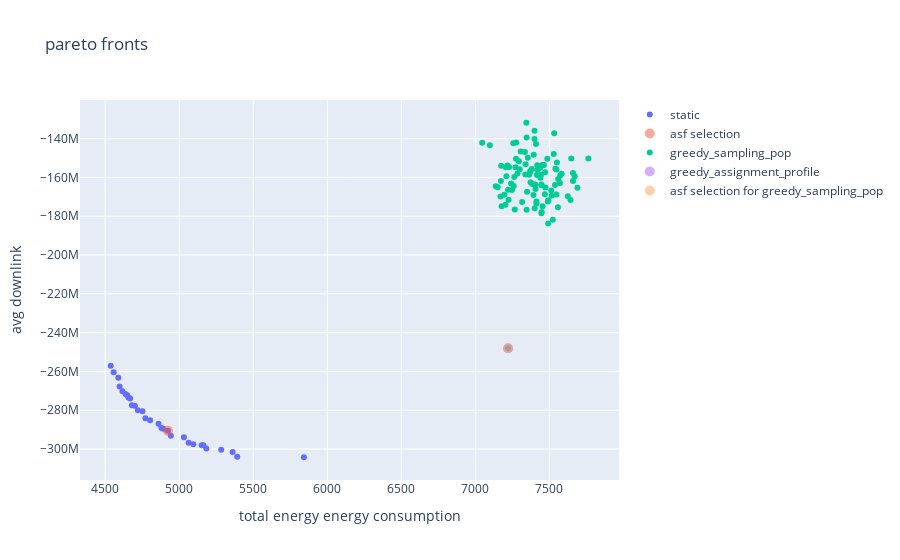
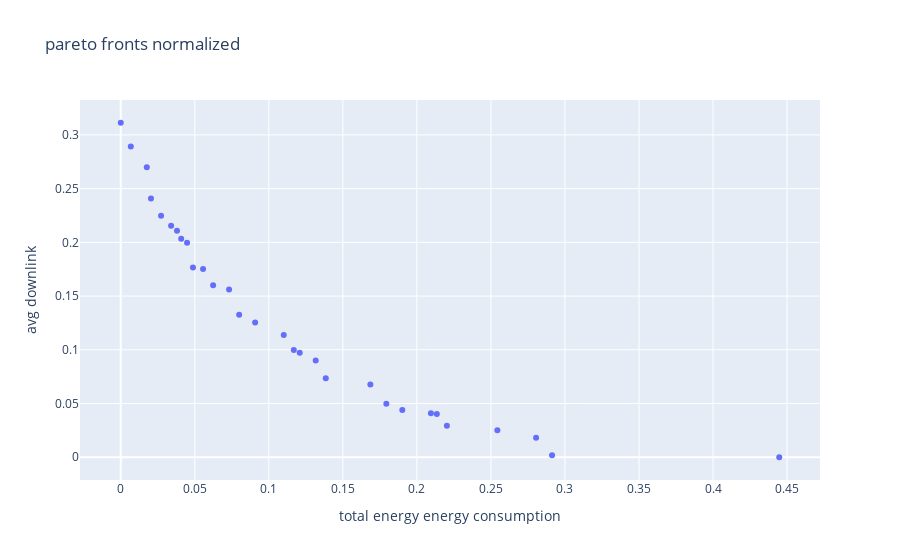
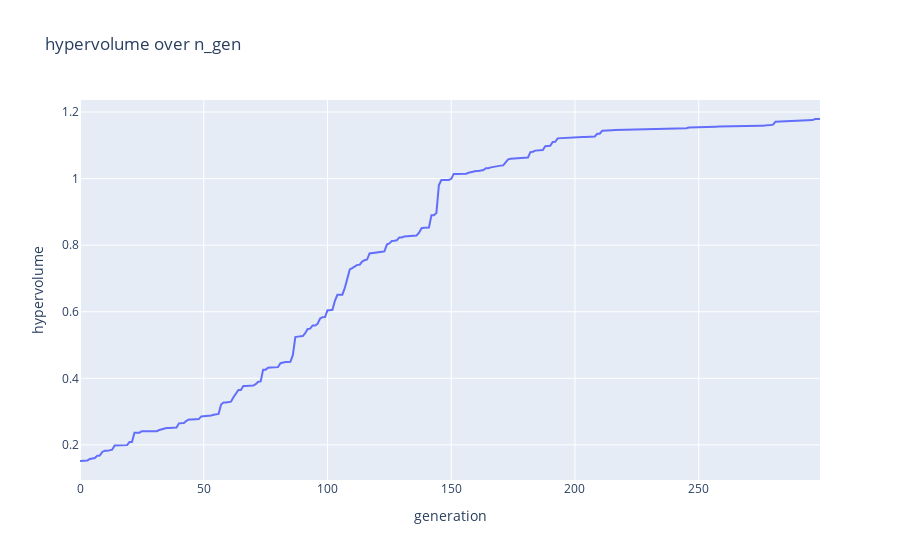

Notebook code for these charts, in order:
### Code cell
fig1 = go.Figure()
fig1.update_layout(
    title=f"pareto fronts",
    xaxis_title="total energy energy consumption",
    yaxis_title="avg downlink")

fig0 = go.Figure()
fig0.update_layout(
    title=f"pareto fronts normalized",
    xaxis_title="total energy energy consumption",
    yaxis_title="avg downlink")

##### add paretofronts of all configs
for index, pareto_front in enumerate(pareto_fronts):

    fig1.add_trace(
        go.Scatter(
            x=np.array(pareto_front)[:,0],
            y=np.array(pareto_front)[:,1],
            mode='markers',
            name=config_names[index],
            )
        )
    
    fig0.add_trace(
        go.Scatter(
            x=np.array(paretor_fronts_normalized[index])[:,0],
            y=np.array(paretor_fronts_normalized[index])[:,1],
            mode='markers',
            name=config_names[index],
            )
        )
    
    i_2 = asf_select(np.array(pareto_front))
    fig1.add_trace(
    go.Scatter(
        x=np.array(pareto_front[i_2][0]),
        y=np.array(pareto_front[i_2][1]),
        mode='markers',
        name= "asf selection",
        opacity= 0.5,
        marker=dict(size=10)
        )
    )

##### add rssi sampling population
son = Son(adjacencies_file_name=f"./datastore/{network_name}/{network_name}_adjacencies.json", parameter_config_file_name=f"./datastore/{network_name}/{config_names[0]}/{config_names[0]}.json")
sampling_pop_objecitve_space = create_greedy_rssi_sampling_pop(results_object["optimization_objectives"], son)
fig1.add_trace(
     go.Scatter(
        x=sampling_pop_objecitve_space[:,0],
        y=sampling_pop_objecitve_space[:,1],
        mode='markers',
        name= "greedy_sampling_pop",
        )
    )
###### highlight greedy assignment activation profile
fig1.add_trace(
    go.Scatter(
        x=np.array(sampling_pop_objecitve_space[-1][0]),
        y=np.array(sampling_pop_objecitve_space[-1][1]),
        mode='markers',
        name= "greedy_assignment_profile",
        opacity= 0.5,
        marker=dict(size=10)
        )
    )
##### highlight asf selection from rssi_sampling
i = asf_select(sampling_pop_objecitve_space)
fig1.add_trace(
    go.Scatter(
        x=np.array(sampling_pop_objecitve_space[i][0]),
        y=np.array(sampling_pop_objecitve_space[i][1]),
        mode='markers',
        name= "asf selection for greedy_sampling_pop",
        opacity= 0.5,
        marker=dict(size=10)
        )
    )

fig2 = go.Figure()
fig2.update_layout(
    title="hypervolume over n_gen",
    xaxis_title="generation",
    yaxis_title="hypervolume")

for index, hyper_volume_history in enumerate(hyper_volume_histories):
    fig2.add_trace(
        go.Scatter(
            x=list(range(0, len(hyper_volume_history))),
            y=hyper_volume_history,
            mode='lines',
            name=config_names[index],
            ))


fig1.show()
fig0.show()
fig2.show()

### Figure 1 — Plotly figure (JSON) as saved in the notebook; plotly's stock layout.template omitted (floating-point values rounded to 4 significant figures)
{"data": [{"mode": "markers", "name": "static", "type": "scatter", "x": [4589.0, 4752.0, 5360.0, 4649.0, 4701.0, 5095.0, 5184.0, 4558.0, 5064.0, 4598.0, 4861.0, 4892.0, 4669.0, 4924.0, 5842.0, 4944.0, 5392.0, 4681.0, 5164.0, 4804.0, 4657.0, 4881.0, 5032.0, 4538.0, 4618.0, 4637.0, 4772.0, 5284.0, 5152.0, 4721.0], "y": [-263300000.0, -280600000.0, -301500000.0, -272300000.0, -277700000.0, -297600000.0, -299800000.0, -260400000.0, -296700000.0, -267700000.0, -287000000.0, -289500000.0, -274000000.0, -290600000.0, -304200000.0, -293100000.0, -303900000.0, -277500000.0, -298100000.0, -285200000.0, -273400000.0, -289100000.0, -294000000.0, -257000000.0, -270200000.0, -271600000.0, -284100000.0, -300400000.0, -298000000.0, -280000000.0]}, {"marker": {"size": 10}, "mode": "markers", "name": "asf selection", "opacity": 0.5, "type": "scatter", "x": [4924.0], "y": [-290600000.0]}, {"mode": "markers", "name": "greedy_sampling_pop", "type": "scatter", "x": [7459.0, 7492.0, 7547.0, 7265.0, 7540.0, 7447.0, 7339.0, 7454.0, 7659.0, 7346.0, 7305.0, 7647.0, 7537.0, 7429.0, 7294.0, 7415.0, 7247.0, 7392.0, 7447.0, 7172.0, 7445.0, 7762.0, 7380.0, 7345.0, 7315.0, 7659.0, 7137.0, 7349.0, 7489.0, 7439.0, 7202.0, 7274.0, 7299.0, 7529.0, 7177.0, 7217.0, 7462.0, 7469.0, 7224.0, 7262.0, 7624.0, 7442.0, 7259.0, 7689.0, 7550.0, 7572.0, 7399.0, 7399.0, 7370.0, 7209.0, 7337.0, 7275.0, 7417.0, 7205.0, 7582.0, 7412.0, 7384.0, 7046.0, 7372.0, 7557.0, 7354.0, 7241.0, 7255.0, 7445.0, 7515.0, 7284.0, 7169.0, 7485.0, 7404.0, 7270.0, 7470.0, 7150.0, 7670.0, 7570.0, 7512.0, 7344.0, 7409.0, 7196.0, 7412.0, 7559.0, 7547.0, 7472.0, 7406.0, 7642.0, 7174.0, 7227.0, 7334.0, 7532.0, 7362.0, 7490.0, 7439.0, 7400.0, 7370.0, 7522.0, 7419.0, 7097.0, 7221.0, 7394.0, 7447.0, 7220.0], "y": [-153500000.0, -171800000.0, -155900000.0, -176500000.0, -155500000.0, -153700000.0, -153200000.0, -174900000.0, -161800000.0, -139400000.0, -146700000.0, -150200000.0, -163800000.0, -155200000.0, -151600000.0, -158700000.0, -166500000.0, -169100000.0, -164000000.0, -161800000.0, -178400000.0, -150200000.0, -155700000.0, -176600000.0, -172600000.0, -157700000.0, -164600000.0, -167400000.0, -172400000.0, -154900000.0, -174100000.0, -150300000.0, -155700000.0, -147800000.0, -174800000.0, -153800000.0, -153600000.0, -168600000.0, -171400000.0, -159700000.0, -169600000.0, -158600000.0, -164400000.0, -165300000.0, -152300000.0, -158900000.0, -135900000.0, -140100000.0, -156700000.0, -159400000.0, -158500000.0, -142000000.0, -153700000.0, -154800000.0, -158100000.0, -173400000.0, -163400000.0, -142100000.0, -162500000.0, -175400000.0, -149900000.0, -163100000.0, -142300000.0, -163600000.0, -169300000.0, -158000000.0, -169800000.0, -150400000.0, -163700000.0, -154800000.0, -157400000.0, -165000000.0, -159300000.0, -162900000.0, -166800000.0, -131800000.0, -142800000.0, -168900000.0, -172400000.0, -160800000.0, -168800000.0, -165200000.0, -165900000.0, -171600000.0, -154000000.0, -154600000.0, -146800000.0, -137300000.0, -158500000.0, -183800000.0, -160200000.0, -175800000.0, -157200000.0, -181800000.0, -156000000.0, -143400000.0, -166300000.0, -148300000.0, -177900000.0, -248000000.0]}, {"marker": {"size": 10}, "mode": "markers", "name": "greedy_assignment_profile", "opacity": 0.5, "type": "scatter", "x": [7220.0], "y": [-248000000.0]}, {"marker": {"size": 10}, "mode": "markers", "name": "asf selection for greedy_sampling_pop", "opacity": 0.5, "type": "scatter", "x": [7220.0], "y": [-248000000.0]}], "layout": {"title": {"text": "pareto fronts"}, "xaxis": {"title": {"text": "total energy energy consumption"}}, "yaxis": {"title": {"text": "avg downlink"}}}}

### Figure 2 — Plotly figure (JSON) as saved in the notebook; plotly's stock layout.template omitted (floating-point values rounded to 4 significant figures)
{"data": [{"mode": "markers", "name": "static", "type": "scatter", "x": [0.01759, 0.07317, 0.2805, 0.038, 0.05558, 0.1901, 0.2203, 0.006804, 0.1794, 0.02041, 0.1101, 0.1209, 0.0448, 0.1317, 0.4447, 0.1385, 0.2913, 0.04878, 0.2135, 0.09076, 0.04082, 0.1169, 0.1686, 0, 0.02721, 0.03402, 0.07997, 0.2544, 0.2095, 0.06239], "y": [0.2699, 0.156, 0.0181, 0.2108, 0.1752, 0.04395, 0.0294, 0.2892, 0.04969, 0.2409, 0.1139, 0.09729, 0.1996, 0.09013, 0, 0.07345, 0.001958, 0.1766, 0.04037, 0.1255, 0.2034, 0.09972, 0.06774, 0.3113, 0.2247, 0.2154, 0.1327, 0.0252, 0.04103, 0.16]}], "layout": {"title": {"text": "pareto fronts normalized"}, "xaxis": {"title": {"text": "total energy energy consumption"}}, "yaxis": {"title": {"text": "avg downlink"}}}}

### Figure 3 — Plotly figure (JSON) as saved in the notebook; plotly's stock layout.template omitted (floating-point values rounded to 4 significant figures; data arrays with more than 128 entries replaced by an {"elided": "..."} marker saying what was removed)
{"data": [{"mode": "lines", "name": "static", "type": "scatter", "x": {"elided": "300 int values"}, "y": {"elided": "300 float values"}}], "layout": {"title": {"text": "hypervolume over n_gen"}, "xaxis": {"title": {"text": "generation"}}, "yaxis": {"title": {"text": "hypervolume"}}}}
